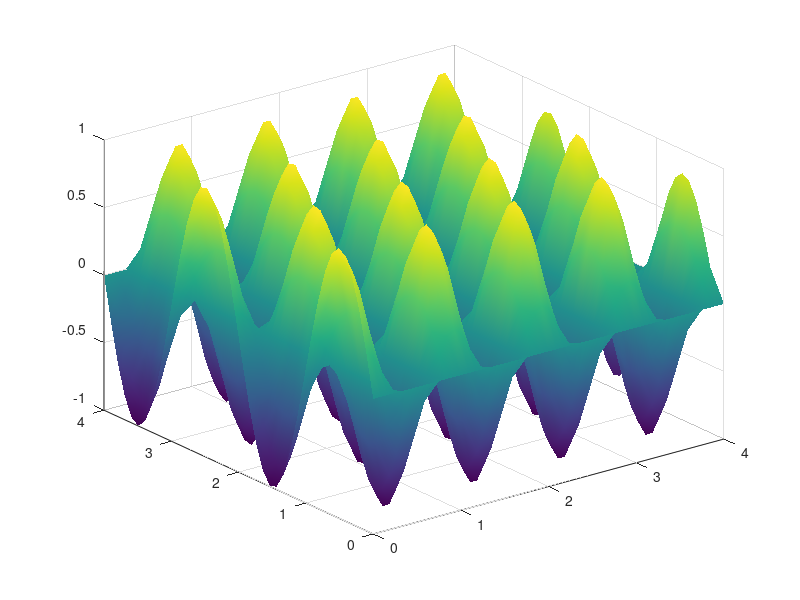

Reproduce this figure in MATLAB.
clear all;


%Dominio
L = 4;
dx=0.1;
nx= fix(L/dx);
x=linspace(0,L,nx);

%Tiempo

T=4;
CFL=0.8
alpha = 1
dt = CFL*dx/alpha
nt = fix(T/dt)
t =linspace(0,T,nt)

%Variables
wn = zeros(nx,nt);

S = zeros(nx,nt);
%Sol analatica
for i=1:nx-1;
   for j=1:nt-1;
      S(i,j)=sin(pi*x(i))*cos(2*pi*t(j));
   end
end

set(gcf,'color','w');
surf(t,x,S);
shading interp;
grid on;